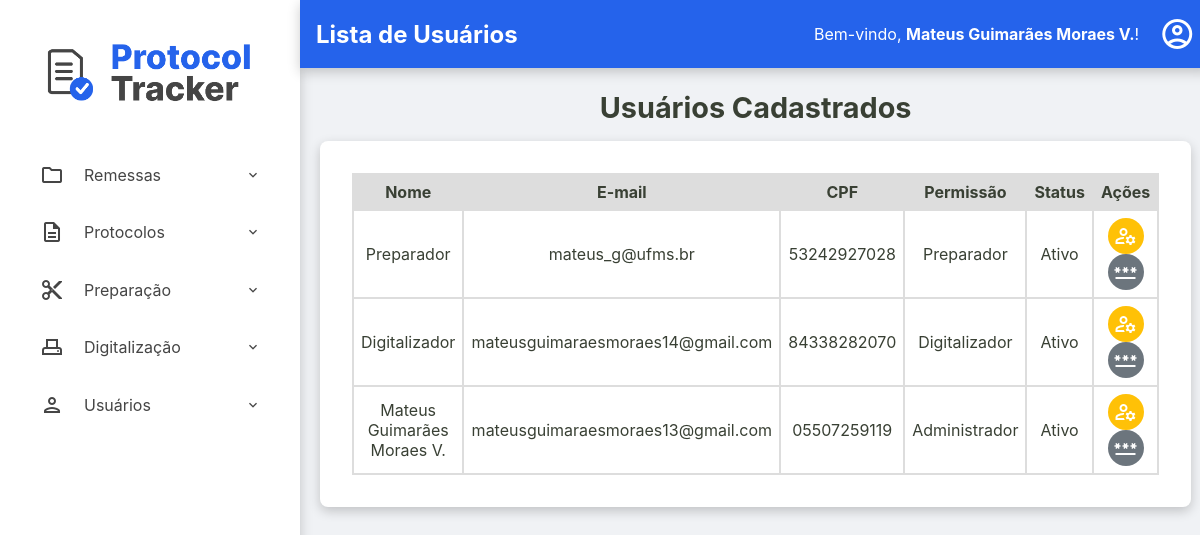
Page /admin/usuarios/visualizar-usuarios (signed in) on the committed database.
### tables this page shows
CREATE TABLE usuarios (
    id INTEGER PRIMARY KEY AUTOINCREMENT,
    nome TEXT NOT NULL,
    email TEXT NOT NULL UNIQUE,
    cpf TEXT NOT NULL UNIQUE,
    hash_senha TEXT NOT NULL,
    permissao TEXT NOT NULL,
    data_criacao TEXT NOT NULL DEFAULT CURRENT_TIMESTAMP,
    status INTEGER NOT NULL DEFAULT 1
  );

### src/Controller/Admin/UsuarioController.php (called while the page is built, shortened)
<?php
class UsuarioController
{
    private ?Usuario $usuario_logado = null;
    public function __construct(
        private UsuarioRepository $usuarioRepository,
        private UsuarioService $usuarioService
    ) {
        $id_usuario = $_SESSION['usuario_logado_id'] ?? null;
        if ($id_usuario) {
            $this->usuario_logado = $this->usuarioRepository->findById($id_usuario);
        }
    }
    public function exibirUsuarios()
    {
        try {
            $listaUsuarios = $this->usuarioRepository->all();
            $titulo_da_pagina = "Lista de Usuários";
            $usuario_logado = $this->usuario_logado;
            require __DIR__ . '/../../../templates/admin/visualizar-usuarios.php';
        } catch (Exception $e) {
            $this->home($e->getMessage());
        }
    }
}

### src/Repository/UsuarioRepository.php (called while the page is built, shortened)
<?php
class UsuarioRepository implements UsuarioRepositoryInterface
{
    private PDO $connection;
    public function __construct(PDO $connection)
    {
        $this->connection = $connection;
    }
    public function all(): array
    {
        $sqlQuery = "SELECT * FROM usuarios ORDER BY data_Criacao DESC;";
        $stmt = $this->connection->query($sqlQuery);
        return $this->hidrataLista($stmt);
    }
    public function findById(int $id): ?Usuario
    {
        $sqlQuery = "SELECT * FROM usuarios WHERE id = :id;";
        $stmt = $this->connection->prepare($sqlQuery);
        $stmt->bindValue(':id', $id);
        $stmt->execute();
        $dadosUsuario = $stmt->fetch();
        return Usuario::fromArray($dadosUsuario);
    }
    private function hidrataLista(PDOStatement $stmt): array
    {
        $listaDeUsuarios = [];
        while($dadosUsuario = $stmt->fetch()){
            $listaDeUsuarios[] = Usuario::fromArray($dadosUsuario);
        }
        return $listaDeUsuarios;
    }
}

### src/Model/Usuario.php (called while the page is built, shortened)
<?php
class Usuario {
    public function getId(): ?int { return $this->id; }
    public function getNome(): string { return $this->nome; }
    public function getEmail(): string { return $this->email; }
    public function getCpf(): string { return $this->cpf; }
    public function getPermissao(): string { return $this->permissao; }
    public function getStatus(): bool { return $this->status; }
    public static function fromArray(array $array): self
    {
        try {
            $data_criacao = isset($array['data_criacao']) ? new DateTimeImmutable($array['data_criacao']) : null;
        } catch (Exception $e) {
            throw new Exception("Falha ao criar data");
        }
        return new self(
            (int) $array['id'],
            $array['nome'],
            $array['email'],
            $array['cpf'],
            $array['hash_senha'],
            $array['permissao'],
            $data_criacao,
            (bool) $array['status']
        );
    }
}

### src/Controller/Admin/RemessaController.php (called while the page is built, shortened)
<?php
class RemessaController
{
    public function __construct(
        private RemessaRepository $remessaRepository,
        private RemessaService $remessaService,
        private ProtocoloRepository $protocoloRepository,
        private ProtocoloService $protocoloService,
        private UsuarioRepository $usuarioRepository,
        private DashboardService $dashboardService,
        private UsuarioService $usuarioService
    ) {
        $id_usuario = $_SESSION['usuario_logado_id'] ?? null;
        if ($id_usuario) {
            $this->usuario_logado = $this->usuarioRepository->findById($id_usuario);
        }
    }
}

### templates/admin/visualizar-usuarios.php (the view, shortened to what this page needs)
<?php require __DIR__ . '/../components/_header.php'; ?>
<h2>Usuários Cadastrados</h2>
<div class="listagem-container">
    <table id="tabela-usuarios" class="protocolos-table datatable-js">
        <thead>
            <tr>
                <th>Nome</th>
                <th>E-mail</th>
                <th>CPF</th>
                <th>Permissão</th>
                <th>Status</th>
                <th class="acoes-header">Ações</th>
            </tr>
        </thead>
        <tbody>
            <?php foreach ($listaUsuarios as $usuario): ?>
                <tr>
                    <td><?= htmlspecialchars($usuario->getNome()) ?></td>
                    <td><?= htmlspecialchars($usuario->getEmail()) ?></td>
                    <td><?= htmlspecialchars($usuario->getCpf()) ?></td>
                    <td><?= htmlspecialchars(ucfirst($usuario->getPermissao())) ?></td>
                    <td>
                        <?php if ($usuario->getStatus()): ?>
                            Ativo
                        <?php else: ?>
                            Inativo
                        <?php endif; ?>
                    </td>
                    <td class="acoes-cell">
                        <a href="/admin/usuarios/editar-usuario?id=<?= htmlspecialchars($usuario->getId()) ?>" class="btn-acao btn-editar" title="Editar Usuário">
                            <span class="material-icons-outlined">manage_accounts</span>
                        </a>
                        <a href="/admin/usuarios/resetar-senha?id=<?= htmlspecialchars($usuario->getId()) ?>" class="btn-acao btn-reset-senha" title="Resetar Senha">
                            <span class="material-icons-outlined">password</span>
                        </a>
                    </td>
                </tr>
            <?php endforeach; ?>
        </tbody>
    </table>
</div>
<?php require __DIR__ . '/../components/_footer.php'; ?>

### templates/components/_content-header.php (shortened to what this page needs)
<div class="content-header">
    <div class="header-title">
        <h2><?= isset($titulo_da_pagina) ? htmlspecialchars($titulo_da_pagina) : 'Página sem Título' ?></h2>
    </div>
    <div class="logout">
        <?php if (isset($usuario_logado) && $usuario_logado): ?>
            <div class="welcome-message">
                <span>Bem-vindo, <strong><?= htmlspecialchars($usuario_logado->getNome()) ?></strong>!</span>
            </div>
            <div class="dropdown">
                <a href="#" id="user-menu-toggle" class="action-icon" title="Opções do Usuário">
                    <span class="material-icons-outlined">account_circle</span>
                </a>
            </div>
        <?php endif; ?>
    </div>
</div>

### public/assets/css/style.css (style rules this page uses)
:root { --cor-fundo-sidebar: #ffffff; --cor-fundo-sidebar-hover: #f2f6ff; --cor-fontes-sidebar: #454545; --cor-fundo-header: #2563eb; --cor-fontes-header: #ffffff; --cor-bordas: #ddd; --cor-fundo-body: #f0f2f5; --cor-fontes-body: #394034; --cor-fundo-sidebar-active: #dbe6ff; --cor-fontes-sidebar-active: #2563eb; --cor-bordas-focus: #80bdff; --cor-fontes-main-button: #ffffff; --cor-main-button: #2563eb; --cor-fontes-cards: #696969; --cor-icones-header: #969696; --cor-icones-header-hover: #007bff; --cor-primaria-erro: #ff2c2c; }
* { margin: 0; padding: 0; box-sizing: border-box; }
body { font-family: -apple-system, BlinkMacSystemFont, 'Segoe UI', Roboto, 'Helvetica Neue', Arial, sans-serif; background-color: var(--cor-fundo-body); color: var(--cor-fontes-body); display: flex; flex-direction: column; min-height: 100vh; }
a { text-decoration: none; }
.content-header { width: 100%; margin: 0 auto 1.4rem auto; display: flex; justify-content: space-between; align-items: center; background-color: var(--cor-fundo-header); color: var(--cor-fontes-header); box-shadow: 0 4px 12px rgba(0,0,0,0.2); padding: 1rem; }
.content-header span { color: var(--cor-fontes-header); }
.action-icon { color: var(--cor-icones-header); transition: color 0.2s; display: flex; align-items: center; }
.action-icon .material-icons-outlined { font-size: 36px; }
.conteudo-principal h2, .conteudo-principal p { text-align: center; max-width: 800px; width: 100%; }
.conteudo-principal h2 { font-size: 1.8rem; color: var(--cor-fontes-body); margin-bottom: 1.0rem; align-self: center; }
.busca-form-container, .listagem-container { width: 100%; max-width: 1400px; box-shadow: 0 4px 12px rgba(0,0,0,0.2); margin: 0 auto; background-color: var(--cor-fundo-sidebar); padding: 2rem; border-radius: 8px; }
.protocolos-table { width: 100%; border-collapse: collapse; border-spacing: 0; }
.protocolos-table th, .protocolos-table td { padding: 7px; border: 2px solid var(--cor-bordas); text-align: center; vertical-align: middle; }
.protocolos-table thead { background-color: var(--cor-bordas); }
.acoes-header { text-align: center; }
.acoes-cell { display: table-cell; text-align: center; vertical-align: middle; gap: 5px; }
.btn-acao { display: inline-flex; padding: 6px; border: none; border-radius: 50%; cursor: pointer; transition: background-color 0.2s; color: #fff; }
.acoes-cell .btn-acao { display: inline-flex; justify-content: center; align-items: center; gap: 6px; }
.btn-editar { background-color: #ffc107; }
.material-icons-outlined { vertical-align: middle; }
.dropdown { position: relative; display: inline-block; }
.logout { display: flex; align-items: center; justify-content: center; gap: 20px; }
.btn-reset-senha { background-color: #6c757d; }

### rows in the picture
usuarios: nome "Mateus Guimarães Moraes V.", email "mateusguimaraesmoraes13@gmail.com", cpf "05507259119", permissao "Administrador", status "Ativo"
usuarios: nome "Preparador", email "mateus_g@ufms.br", cpf "53242927028", permissao "Preparador", status "Ativo"
usuarios: nome "Digitalizador", email "mateusguimaraesmoraes14@gmail.com", cpf "84338282070", permissao "Digitalizador", status "Ativo"

### other values in the picture
$titulo_da_pagina "Lista de Usuários"
